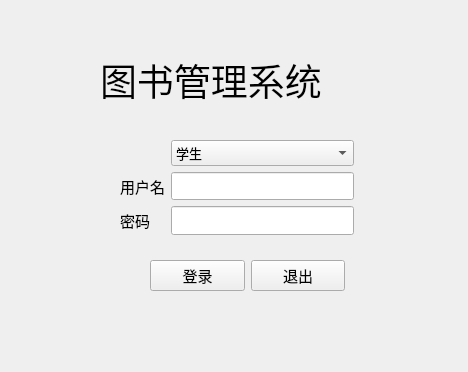
<?xml version="1.0" encoding="UTF-8"?>
<ui version="4.0">
 <class>Widget_login</class>
 <widget class="QWidget" name="Widget_login">
  <property name="geometry">
   <rect>
    <x>0</x>
    <y>0</y>
    <width>468</width>
    <height>372</height>
   </rect>
  </property>
  <property name="maximumSize">
   <size>
    <width>570</width>
    <height>474</height>
   </size>
  </property>
  <property name="windowTitle">
   <string>Form</string>
  </property>
  <widget class="QLabel" name="label_3">
   <property name="geometry">
    <rect>
     <x>100</x>
     <y>50</y>
     <width>321</width>
     <height>61</height>
    </rect>
   </property>
   <property name="font">
    <font>
     <family>华文楷体</family>
    </font>
   </property>
   <property name="text">
    <string>&lt;html&gt;&lt;head/&gt;&lt;body&gt;&lt;p&gt;&lt;span style=&quot; font-size:28pt;&quot;&gt;图书管理系统&lt;/span&gt;&lt;/p&gt;&lt;/body&gt;&lt;/html&gt;</string>
   </property>
   <property name="textFormat">
    <enum>Qt::AutoText</enum>
   </property>
  </widget>
  <widget class="QWidget" name="layoutWidget">
   <property name="geometry">
    <rect>
     <x>120</x>
     <y>140</y>
     <width>234</width>
     <height>95</height>
    </rect>
   </property>
   <layout class="QGridLayout" name="gridLayout">
    <item row="0" column="1">
     <widget class="QComboBox" name="comboBox">
      <property name="font">
       <font>
        <family>华文楷体</family>
        <pointsize>10</pointsize>
       </font>
      </property>
      <item>
       <property name="text">
        <string>学生</string>
       </property>
      </item>
      <item>
       <property name="text">
        <string>学生管理员</string>
       </property>
      </item>
      <item>
       <property name="text">
        <string>图书管理员</string>
       </property>
      </item>
      <item>
       <property name="text">
        <string>系统管理员</string>
       </property>
      </item>
     </widget>
    </item>
    <item row="1" column="0">
     <widget class="QLabel" name="label">
      <property name="font">
       <font>
        <family>华文楷体</family>
        <pointsize>11</pointsize>
       </font>
      </property>
      <property name="text">
       <string>用户名</string>
      </property>
     </widget>
    </item>
    <item row="1" column="1">
     <widget class="QLineEdit" name="lineEdit">
      <property name="font">
       <font>
        <family>华文楷体</family>
        <pointsize>11</pointsize>
       </font>
      </property>
     </widget>
    </item>
    <item row="2" column="0">
     <widget class="QLabel" name="label_2">
      <property name="font">
       <font>
        <family>华文楷体</family>
        <pointsize>11</pointsize>
       </font>
      </property>
      <property name="text">
       <string>密码</string>
      </property>
     </widget>
    </item>
    <item row="2" column="1">
     <widget class="QLineEdit" name="lineEdit_2">
      <property name="font">
       <font>
        <family>华文楷体</family>
        <pointsize>11</pointsize>
       </font>
      </property>
     </widget>
    </item>
   </layout>
  </widget>
  <widget class="QWidget" name="layoutWidget">
   <property name="geometry">
    <rect>
     <x>150</x>
     <y>260</y>
     <width>195</width>
     <height>31</height>
    </rect>
   </property>
   <layout class="QHBoxLayout" name="horizontalLayout">
    <item>
     <widget class="QPushButton" name="buttonBox_2">
      <property name="font">
       <font>
        <family>华文楷体</family>
        <pointsize>11</pointsize>
       </font>
      </property>
      <property name="text">
       <string>登录</string>
      </property>
     </widget>
    </item>
    <item>
     <widget class="QPushButton" name="buttonBox">
      <property name="font">
       <font>
        <family>华文楷体</family>
        <pointsize>11</pointsize>
       </font>
      </property>
      <property name="text">
       <string>退出</string>
      </property>
     </widget>
    </item>
   </layout>
  </widget>
 </widget>
 <resources/>
 <connections/>
</ui>
